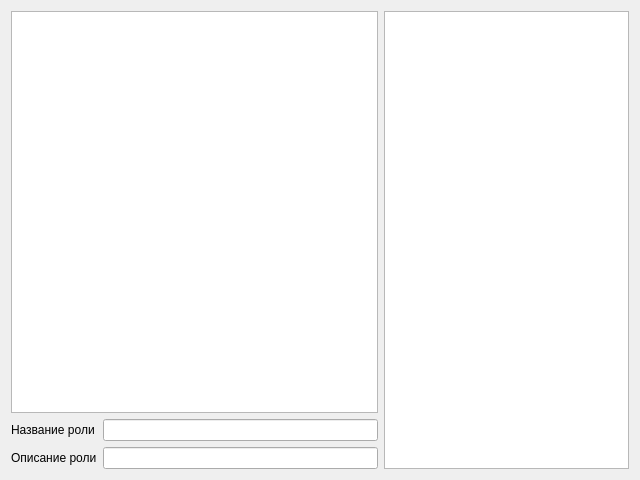
<?xml version="1.0" encoding="UTF-8"?>
<ui version="4.0">
 <class>SSettingsPageRolesAndPermissions</class>
 <widget class="QWidget" name="SSettingsPageRolesAndPermissions">
  <property name="geometry">
   <rect>
    <x>0</x>
    <y>0</y>
    <width>640</width>
    <height>480</height>
   </rect>
  </property>
  <property name="windowTitle">
   <string>Form</string>
  </property>
  <layout class="QGridLayout" name="gridLayout_2">
   <item row="0" column="0">
    <layout class="QGridLayout" name="gridLayout" columnstretch="3,2">
     <item row="0" column="0">
      <widget class="QTableView" name="tableViewRoles">
       <property name="editTriggers">
        <set>QAbstractItemView::NoEditTriggers</set>
       </property>
       <property name="alternatingRowColors">
        <bool>true</bool>
       </property>
       <property name="selectionMode">
        <enum>QAbstractItemView::SingleSelection</enum>
       </property>
       <property name="selectionBehavior">
        <enum>QAbstractItemView::SelectRows</enum>
       </property>
       <property name="wordWrap">
        <bool>false</bool>
       </property>
       <property name="cornerButtonEnabled">
        <bool>false</bool>
       </property>
       <attribute name="horizontalHeaderVisible">
        <bool>false</bool>
       </attribute>
       <attribute name="horizontalHeaderMinimumSectionSize">
        <number>200</number>
       </attribute>
       <attribute name="horizontalHeaderDefaultSectionSize">
        <number>200</number>
       </attribute>
       <attribute name="horizontalHeaderStretchLastSection">
        <bool>true</bool>
       </attribute>
       <attribute name="verticalHeaderVisible">
        <bool>false</bool>
       </attribute>
       <attribute name="verticalHeaderDefaultSectionSize">
        <number>23</number>
       </attribute>
      </widget>
     </item>
     <item row="0" column="1" rowspan="2">
      <widget class="STableViewPermissions" name="tableViewPermissions">
       <property name="editTriggers">
        <set>QAbstractItemView::NoEditTriggers</set>
       </property>
       <property name="alternatingRowColors">
        <bool>true</bool>
       </property>
       <property name="selectionMode">
        <enum>QAbstractItemView::NoSelection</enum>
       </property>
       <property name="showGrid">
        <bool>false</bool>
       </property>
       <property name="wordWrap">
        <bool>false</bool>
       </property>
       <property name="cornerButtonEnabled">
        <bool>false</bool>
       </property>
       <attribute name="horizontalHeaderVisible">
        <bool>false</bool>
       </attribute>
       <attribute name="horizontalHeaderMinimumSectionSize">
        <number>20</number>
       </attribute>
       <attribute name="horizontalHeaderDefaultSectionSize">
        <number>20</number>
       </attribute>
       <attribute name="horizontalHeaderStretchLastSection">
        <bool>true</bool>
       </attribute>
       <attribute name="verticalHeaderVisible">
        <bool>false</bool>
       </attribute>
       <attribute name="verticalHeaderDefaultSectionSize">
        <number>23</number>
       </attribute>
      </widget>
     </item>
     <item row="1" column="0">
      <layout class="QFormLayout" name="formLayout">
       <item row="0" column="0">
        <widget class="QLabel" name="labelRoleName">
         <property name="text">
          <string>Название роли</string>
         </property>
        </widget>
       </item>
       <item row="0" column="1">
        <widget class="QLineEdit" name="lineEditRoleName"/>
       </item>
       <item row="1" column="0">
        <widget class="QLabel" name="labelRoleDescription">
         <property name="text">
          <string>Описание роли</string>
         </property>
        </widget>
       </item>
       <item row="1" column="1">
        <widget class="QLineEdit" name="lineEditRoleDescription"/>
       </item>
      </layout>
     </item>
    </layout>
   </item>
  </layout>
 </widget>
 <customwidgets>
  <customwidget>
   <class>STableViewPermissions</class>
   <extends>QTableView</extends>
   <header>widgets/settingstabwidgets/stableviewpermissions.h</header>
  </customwidget>
 </customwidgets>
 <resources/>
 <connections/>
</ui>
